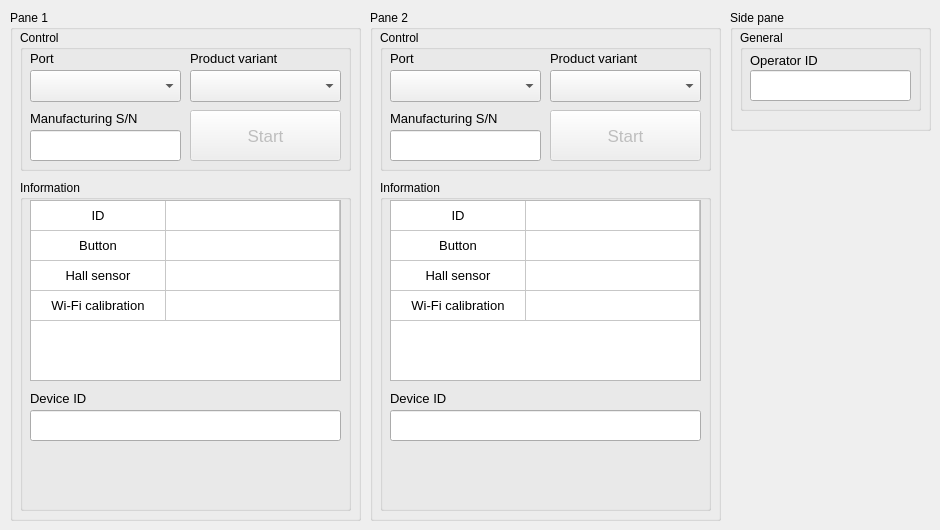
    <widget class="QWidget" name="pcba_tab">
     <attribute name="title">
      <string>PCBA</string>
     </attribute>
     <widget class="QGroupBox" name="pcbaGroupBox1">
      <property name="geometry">
       <rect>
        <x>10</x>
        <y>10</y>
        <width>351</width>
        <height>511</height>
       </rect>
      </property>
      <property name="title">
       <string>Pane 1</string>
      </property>
      <widget class="QGroupBox" name="pcbaCtrlGroupBox1">
       <property name="geometry">
        <rect>
         <x>10</x>
         <y>20</y>
         <width>331</width>
         <height>141</height>
        </rect>
       </property>
       <property name="title">
        <string>Control</string>
       </property>
       <widget class="QPopupHookableComboBox" name="pcbaComboBox1">
        <property name="geometry">
         <rect>
          <x>10</x>
          <y>40</y>
          <width>151</width>
          <height>32</height>
         </rect>
        </property>
        <property name="font">
         <font>
          <pointsize>12</pointsize>
         </font>
        </property>
       </widget>
       <widget class="QPushButton" name="pcbaStartPushButton1">
        <property name="enabled">
         <bool>false</bool>
        </property>
        <property name="geometry">
         <rect>
          <x>170</x>
          <y>80</y>
          <width>151</width>
          <height>51</height>
         </rect>
        </property>
        <property name="font">
         <font>
          <pointsize>13</pointsize>
         </font>
        </property>
        <property name="text">
         <string>Start</string>
        </property>
       </widget>
       <widget class="QLabel" name="label_70">
        <property name="geometry">
         <rect>
          <x>170</x>
          <y>20</y>
          <width>151</width>
          <height>16</height>
         </rect>
        </property>
        <property name="font">
         <font>
          <pointsize>10</pointsize>
         </font>
        </property>
        <property name="text">
         <string>Product variant</string>
        </property>
       </widget>
       <widget class="QNoScrollComboBox" name="pcbaPVComboBox1">
        <property name="geometry">
         <rect>
          <x>170</x>
          <y>40</y>
          <width>151</width>
          <height>32</height>
         </rect>
        </property>
        <property name="font">
         <font>
          <pointsize>12</pointsize>
         </font>
        </property>
       </widget>
       <widget class="QLabel" name="label_14">
        <property name="geometry">
         <rect>
          <x>10</x>
          <y>20</y>
          <width>151</width>
          <height>16</height>
         </rect>
        </property>
        <property name="font">
         <font>
          <pointsize>10</pointsize>
         </font>
        </property>
        <property name="text">
         <string>Port</string>
        </property>
       </widget>
       <widget class="QLabel" name="label_15">
        <property name="geometry">
         <rect>
          <x>10</x>
          <y>80</y>
          <width>151</width>
          <height>16</height>
         </rect>
        </property>
        <property name="font">
         <font>
          <pointsize>10</pointsize>
         </font>
        </property>
        <property name="text">
         <string>Manufacturing S/N</string>
        </property>
       </widget>
       <widget class="QLineEdit" name="pcbaMfgSNLineEdit1">
        <property name="geometry">
         <rect>
          <x>10</x>
          <y>100</y>
          <width>151</width>
          <height>31</height>
         </rect>
        </property>
        <property name="font">
         <font>
          <family>Source Code Pro</family>
          <pointsize>12</pointsize>
          <bold>true</bold>
         </font>
        </property>
        <property name="text">
         <string/>
        </property>
        <property name="alignment">
         <set>Qt::AlignCenter</set>
        </property>
       </widget>
      </widget>
      <widget class="QGroupBox" name="pcbaInfoGroupBox1">
       <property name="geometry">
        <rect>
         <x>10</x>
         <y>170</y>
         <width>331</width>
         <height>331</height>
        </rect>
       </property>
       <property name="title">
        <string>Information</string>
       </property>
       <widget class="QLabel" name="pcbaStatusLabel1">
        <property name="geometry">
         <rect>
          <x>10</x>
          <y>280</y>
          <width>311</width>
          <height>31</height>
         </rect>
        </property>
        <property name="font">
         <font>
          <pointsize>13</pointsize>
          <bold>true</bold>
         </font>
        </property>
        <property name="text">
         <string>&lt;html&gt;&lt;head/&gt;&lt;body&gt;&lt;p&gt;&lt;br/&gt;&lt;/p&gt;&lt;/body&gt;&lt;/html&gt;</string>
        </property>
        <property name="alignment">
         <set>Qt::AlignCenter</set>
        </property>
        <property name="wordWrap">
         <bool>true</bool>
        </property>
       </widget>
       <widget class="QTableWidget" name="pcbaTableWidget1">
        <property name="geometry">
         <rect>
          <x>10</x>
          <y>20</y>
          <width>311</width>
          <height>181</height>
         </rect>
        </property>
        <property name="font">
         <font>
          <pointsize>10</pointsize>
         </font>
        </property>
        <attribute name="horizontalHeaderVisible">
         <bool>false</bool>
        </attribute>
        <attribute name="horizontalHeaderDefaultSectionSize">
         <number>135</number>
        </attribute>
        <attribute name="horizontalHeaderStretchLastSection">
         <bool>true</bool>
        </attribute>
        <attribute name="verticalHeaderVisible">
         <bool>false</bool>
        </attribute>
        <row>
         <property name="text">
          <string/>
         </property>
        </row>
        <row>
         <property name="text">
          <string/>
         </property>
        </row>
        <row>
         <property name="text">
          <string/>
         </property>
        </row>
        <row>
         <property name="text">
          <string/>
         </property>
        </row>
        <column>
         <property name="text">
          <string/>
         </property>
        </column>
        <column>
         <property name="text">
          <string/>
         </property>
        </column>
        <item row="0" column="0">
         <property name="text">
          <string>ID</string>
         </property>
         <property name="textAlignment">
          <set>AlignCenter</set>
         </property>
         <property name="flags">
          <set>ItemIsSelectable|ItemIsEnabled</set>
         </property>
        </item>
        <item row="0" column="1">
         <property name="text">
          <string/>
         </property>
         <property name="textAlignment">
          <set>AlignCenter</set>
         </property>
         <property name="flags">
          <set>ItemIsSelectable|ItemIsEnabled</set>
         </property>
        </item>
        <item row="1" column="0">
         <property name="text">
          <string>Button</string>
         </property>
         <property name="textAlignment">
          <set>AlignCenter</set>
         </property>
         <property name="flags">
          <set>ItemIsSelectable|ItemIsEnabled</set>
         </property>
        </item>
        <item row="1" column="1">
         <property name="text">
          <string/>
         </property>
         <property name="textAlignment">
          <set>AlignCenter</set>
         </property>
         <property name="flags">
          <set>ItemIsSelectable|ItemIsEnabled</set>
         </property>
        </item>
        <item row="2" column="0">
         <property name="text">
          <string>Hall sensor</string>
         </property>
         <property name="textAlignment">
          <set>AlignCenter</set>
         </property>
         <property name="flags">
          <set>ItemIsSelectable|ItemIsEnabled</set>
         </property>
        </item>
        <item row="2" column="1">
         <property name="text">
          <string/>
         </property>
         <property name="textAlignment">
          <set>AlignCenter</set>
         </property>
         <property name="flags">
          <set>ItemIsSelectable|ItemIsEnabled</set>
         </property>
        </item>
        <item row="3" column="0">
         <property name="text">
          <string>Wi-Fi calibration</string>
         </property>
         <property name="textAlignment">
          <set>AlignCenter</set>
         </property>
         <property name="flags">
          <set>ItemIsSelectable|ItemIsEnabled</set>
         </property>
        </item>
        <item row="3" column="1">
         <property name="text">
          <string/>
         </property>
         <property name="textAlignment">
          <set>AlignCenter</set>
         </property>
         <property name="flags">
          <set>ItemIsSelectable|ItemIsEnabled</set>
         </property>
        </item>
       </widget>
       <widget class="QSelectAllOnFocusLineEdit" name="pcbaDeviceIDLineEdit1">
        <property name="geometry">
         <rect>
          <x>10</x>
          <y>230</y>
          <width>311</width>
          <height>31</height>
         </rect>
        </property>
        <property name="font">
         <font>
          <family>Source Code Pro</family>
          <pointsize>12</pointsize>
          <bold>true</bold>
         </font>
        </property>
        <property name="text">
         <string/>
        </property>
        <property name="alignment">
         <set>Qt::AlignCenter</set>
        </property>
        <property name="readOnly">
         <bool>true</bool>
        </property>
       </widget>
       <widget class="QLabel" name="label_21">
        <property name="geometry">
         <rect>
          <x>10</x>
          <y>210</y>
          <width>151</width>
          <height>16</height>
         </rect>
        </property>
        <property name="font">
         <font>
          <pointsize>10</pointsize>
         </font>
        </property>
        <property name="text">
         <string>Device ID</string>
        </property>
       </widget>
       <widget class="QLabel" name="pcbaInfoLabel1">
        <property name="geometry">
         <rect>
          <x>10</x>
          <y>20</y>
          <width>311</width>
          <height>301</height>
         </rect>
        </property>
        <property name="font">
         <font>
          <pointsize>13</pointsize>
          <bold>true</bold>
         </font>
        </property>
        <property name="text">
         <string>&lt;html&gt;&lt;head/&gt;&lt;body&gt;&lt;p align=&quot;center&quot;&gt;&lt;br/&gt;&lt;/p&gt;&lt;/body&gt;&lt;/html&gt;</string>
        </property>
        <property name="alignment">
         <set>Qt::AlignCenter</set>
        </property>
        <property name="wordWrap">
         <bool>true</bool>
        </property>
       </widget>
      </widget>
     </widget>
     <widget class="QGroupBox" name="pcbaGroupBox2">
      <property name="geometry">
       <rect>
        <x>370</x>
        <y>10</y>
        <width>351</width>
        <height>511</height>
       </rect>
      </property>
      <property name="title">
       <string>Pane 2</string>
      </property>
      <widget class="QGroupBox" name="pcbaCtrlGroupBox2">
       <property name="geometry">
        <rect>
         <x>10</x>
         <y>20</y>
         <width>331</width>
         <height>141</height>
        </rect>
       </property>
       <property name="title">
        <string>Control</string>
       </property>
       <widget class="QPopupHookableComboBox" name="pcbaComboBox2">
        <property name="geometry">
         <rect>
          <x>10</x>
          <y>40</y>
          <width>151</width>
          <height>32</height>
         </rect>
        </property>
        <property name="font">
         <font>
          <pointsize>12</pointsize>
         </font>
        </property>
       </widget>
       <widget class="QPushButton" name="pcbaStartPushButton2">
        <property name="enabled">
         <bool>false</bool>
        </property>
        <property name="geometry">
         <rect>
          <x>170</x>
          <y>80</y>
          <width>151</width>
          <height>51</height>
         </rect>
        </property>
        <property name="font">
         <font>
          <pointsize>13</pointsize>
         </font>
        </property>
        <property name="text">
         <string>Start</string>
        </property>
       </widget>
       <widget class="QNoScrollComboBox" name="pcbaPVComboBox2">
        <property name="geometry">
         <rect>
          <x>170</x>
          <y>40</y>
          <width>151</width>
          <height>32</height>
         </rect>
        </property>
        <property name="font">
         <font>
          <pointsize>12</pointsize>
         </font>
        </property>
       </widget>
       <widget class="QLabel" name="label_71">
        <property name="geometry">
         <rect>
          <x>170</x>
          <y>20</y>
          <width>151</width>
          <height>16</height>
         </rect>
        </property>
        <property name="font">
         <font>
          <pointsize>10</pointsize>
         </font>
        </property>
        <property name="text">
         <string>Product variant</string>
        </property>
       </widget>
       <widget class="QLabel" name="label_17">
        <property name="geometry">
         <rect>
          <x>10</x>
          <y>20</y>
          <width>151</width>
          <height>16</height>
         </rect>
        </property>
        <property name="font">
         <font>
          <pointsize>10</pointsize>
         </font>
        </property>
        <property name="text">
         <string>Port</string>
        </property>
       </widget>
       <widget class="QLabel" name="label_16">
        <property name="geometry">
         <rect>
          <x>10</x>
          <y>80</y>
          <width>151</width>
          <height>16</height>
         </rect>
        </property>
        <property name="font">
         <font>
          <pointsize>10</pointsize>
         </font>
        </property>
        <property name="text">
         <string>Manufacturing S/N</string>
        </property>
       </widget>
       <widget class="QLineEdit" name="pcbaMfgSNLineEdit2">
        <property name="geometry">
         <rect>
          <x>10</x>
          <y>100</y>
          <width>151</width>
          <height>31</height>
         </rect>
        </property>
        <property name="font">
         <font>
          <family>Source Code Pro</family>
          <pointsize>12</pointsize>
          <bold>true</bold>
         </font>
        </property>
        <property name="text">
         <string/>
        </property>
        <property name="alignment">
         <set>Qt::AlignCenter</set>
        </property>
       </widget>
      </widget>
      <widget class="QGroupBox" name="pcbaInfoGroupBox2">
       <property name="geometry">
        <rect>
         <x>10</x>
         <y>170</y>
         <width>331</width>
         <height>331</height>
        </rect>
       </property>
       <property name="title">
        <string>Information</string>
       </property>
       <widget class="QLabel" name="pcbaStatusLabel2">
        <property name="geometry">
         <rect>
          <x>10</x>
          <y>280</y>
          <width>311</width>
          <height>31</height>
         </rect>
        </property>
        <property name="font">
         <font>
          <pointsize>13</pointsize>
          <bold>true</bold>
         </font>
        </property>
        <property name="text">
         <string>&lt;html&gt;&lt;head/&gt;&lt;body&gt;&lt;p&gt;&lt;br/&gt;&lt;/p&gt;&lt;/body&gt;&lt;/html&gt;</string>
        </property>
        <property name="alignment">
         <set>Qt::AlignCenter</set>
        </property>
        <property name="wordWrap">
         <bool>true</bool>
        </property>
       </widget>
       <widget class="QTableWidget" name="pcbaTableWidget2">
        <property name="geometry">
         <rect>
          <x>10</x>
          <y>20</y>
          <width>311</width>
          <height>181</height>
         </rect>
        </property>
        <property name="font">
         <font>
          <pointsize>10</pointsize>
         </font>
        </property>
        <attribute name="horizontalHeaderVisible">
         <bool>false</bool>
        </attribute>
        <attribute name="horizontalHeaderDefaultSectionSize">
         <number>135</number>
        </attribute>
        <attribute name="horizontalHeaderStretchLastSection">
         <bool>true</bool>
        </attribute>
        <attribute name="verticalHeaderVisible">
         <bool>false</bool>
        </attribute>
        <row>
         <property name="text">
          <string/>
         </property>
        </row>
        <row>
         <property name="text">
          <string/>
         </property>
        </row>
        <row>
         <property name="text">
          <string/>
         </property>
        </row>
        <row>
         <property name="text">
          <string/>
         </property>
        </row>
        <column>
         <property name="text">
          <string/>
         </property>
        </column>
        <column>
         <property name="text">
          <string/>
         </property>
        </column>
        <item row="0" column="0">
         <property name="text">
          <string>ID</string>
         </property>
         <property name="textAlignment">
          <set>AlignCenter</set>
         </property>
         <property name="flags">
          <set>ItemIsSelectable|ItemIsEnabled</set>
         </property>
        </item>
        <item row="0" column="1">
         <property name="text">
          <string/>
         </property>
         <property name="textAlignment">
          <set>AlignCenter</set>
         </property>
         <property name="flags">
          <set>ItemIsSelectable|ItemIsEnabled</set>
         </property>
        </item>
        <item row="1" column="0">
         <property name="text">
          <string>Button</string>
         </property>
         <property name="textAlignment">
          <set>AlignCenter</set>
         </property>
         <property name="flags">
          <set>ItemIsSelectable|ItemIsEnabled</set>
         </property>
        </item>
        <item row="1" column="1">
         <property name="text">
          <string/>
         </property>
         <property name="textAlignment">
          <set>AlignCenter</set>
         </property>
         <property name="flags">
          <set>ItemIsSelectable|ItemIsEnabled</set>
         </property>
        </item>
        <item row="2" column="0">
         <property name="text">
          <string>Hall sensor</string>
         </property>
         <property name="textAlignment">
          <set>AlignCenter</set>
         </property>
         <property name="flags">
          <set>ItemIsSelectable|ItemIsEnabled</set>
         </property>
        </item>
        <item row="2" column="1">
         <property name="text">
          <string/>
         </property>
         <property name="textAlignment">
          <set>AlignCenter</set>
         </property>
         <property name="flags">
          <set>ItemIsSelectable|ItemIsEnabled</set>
         </property>
        </item>
        <item row="3" column="0">
         <property name="text">
          <string>Wi-Fi calibration</string>
         </property>
         <property name="textAlignment">
          <set>AlignCenter</set>
         </property>
         <property name="flags">
          <set>ItemIsSelectable|ItemIsEnabled</set>
         </property>
        </item>
        <item row="3" column="1">
         <property name="text">
          <string/>
         </property>
         <property name="textAlignment">
          <set>AlignCenter</set>
         </property>
         <property name="flags">
          <set>ItemIsSelectable|ItemIsEnabled</set>
         </property>
        </item>
       </widget>
       <widget class="QLabel" name="label_23">
        <property name="geometry">
         <rect>
          <x>10</x>
          <y>210</y>
          <width>151</width>
          <height>16</height>
         </rect>
        </property>
        <property name="font">
         <font>
          <pointsize>10</pointsize>
         </font>
        </property>
        <property name="text">
         <string>Device ID</string>
        </property>
       </widget>
       <widget class="QSelectAllOnFocusLineEdit" name="pcbaDeviceIDLineEdit2">
        <property name="geometry">
         <rect>
          <x>10</x>
          <y>230</y>
          <width>311</width>
          <height>31</height>
         </rect>
        </property>
        <property name="font">
         <font>
          <family>Source Code Pro</family>
          <pointsize>12</pointsize>
          <bold>true</bold>
         </font>
        </property>
        <property name="text">
         <string/>
        </property>
        <property name="alignment">
         <set>Qt::AlignCenter</set>
        </property>
        <property name="readOnly">
         <bool>true</bool>
        </property>
       </widget>
       <widget class="QLabel" name="pcbaInfoLabel2">
        <property name="geometry">
         <rect>
          <x>10</x>
          <y>20</y>
          <width>311</width>
          <height>301</height>
         </rect>
        </property>
        <property name="font">
         <font>
          <pointsize>13</pointsize>
          <bold>true</bold>
         </font>
        </property>
        <property name="text">
         <string>&lt;html&gt;&lt;head/&gt;&lt;body&gt;&lt;p align=&quot;center&quot;&gt;&lt;br/&gt;&lt;/p&gt;&lt;/body&gt;&lt;/html&gt;</string>
        </property>
        <property name="alignment">
         <set>Qt::AlignCenter</set>
        </property>
        <property name="wordWrap">
         <bool>true</bool>
        </property>
       </widget>
      </widget>
     </widget>
     <widget class="QGroupBox" name="pcbaSideGroupBox">
      <property name="geometry">
       <rect>
        <x>730</x>
        <y>10</y>
        <width>201</width>
        <height>121</height>
       </rect>
      </property>
      <property name="title">
       <string>Side pane</string>
      </property>
      <widget class="QGroupBox" name="pcbaGeneralGroupBox">
       <property name="geometry">
        <rect>
         <x>10</x>
         <y>20</y>
         <width>181</width>
         <height>81</height>
        </rect>
       </property>
       <property name="title">
        <string>General</string>
       </property>
       <widget class="QLineEdit" name="pcbaOperatorIDLineEdit">
        <property name="geometry">
         <rect>
          <x>10</x>
          <y>40</y>
          <width>161</width>
          <height>31</height>
         </rect>
        </property>
        <property name="font">
         <font>
          <family>Source Code Pro</family>
          <pointsize>12</pointsize>
          <bold>true</bold>
         </font>
        </property>
        <property name="text">
         <string/>
        </property>
        <property name="alignment">
         <set>Qt::AlignCenter</set>
        </property>
       </widget>
       <widget class="QLabel" name="label_3">
        <property name="geometry">
         <rect>
          <x>10</x>
          <y>20</y>
          <width>161</width>
          <height>20</height>
         </rect>
        </property>
        <property name="font">
         <font>
          <pointsize>10</pointsize>
         </font>
        </property>
        <property name="text">
         <string>Operator ID</string>
        </property>
       </widget>
      </widget>
     </widget>
    </widget>
